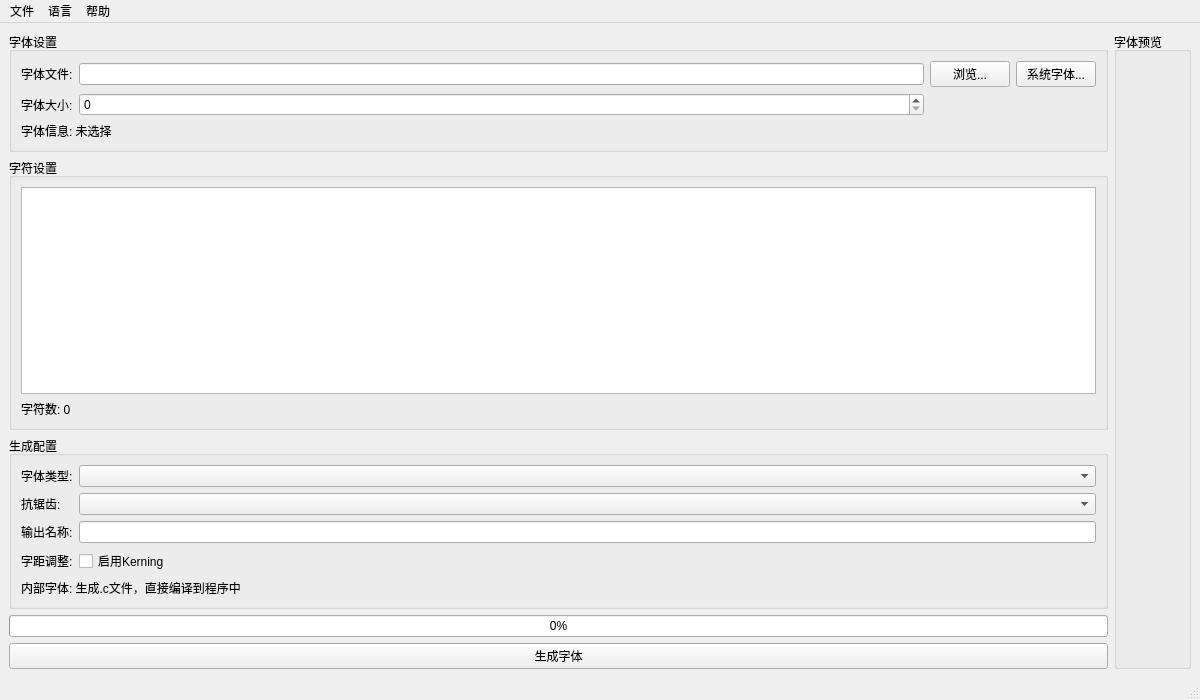
<?xml version="1.0" encoding="UTF-8"?>
<ui version="4.0">
 <class>MainWindow</class>
 <widget class="QMainWindow" name="MainWindow">
  <property name="geometry">
   <rect>
    <x>0</x>
    <y>0</y>
    <width>1200</width>
    <height>700</height>
   </rect>
  </property>
  <property name="windowTitle">
   <string>LVGL字体生成工具</string>
  </property>
  <widget class="QWidget" name="centralwidget">
   <layout class="QHBoxLayout" name="horizontalLayout_main">
    <item>
     <layout class="QVBoxLayout" name="verticalLayout_left">
      <item>
       <widget class="QGroupBox" name="groupFont">
        <property name="title">
         <string>字体设置</string>
        </property>
        <layout class="QGridLayout" name="gridLayout">
         <item row="0" column="0">
          <widget class="QLabel" name="labelFontFile">
           <property name="text">
            <string>字体文件:</string>
           </property>
          </widget>
         </item>
         <item row="0" column="1">
          <widget class="QLineEdit" name="lineFontPath">
           <property name="readOnly">
            <bool>true</bool>
           </property>
          </widget>
         </item>
         <item row="0" column="2">
          <widget class="QPushButton" name="btnSelectFont">
           <property name="text">
            <string>浏览...</string>
           </property>
          </widget>
         </item>
         <item row="0" column="3">
          <widget class="QPushButton" name="btnSystemFont">
           <property name="text">
            <string>系统字体...</string>
           </property>
          </widget>
         </item>
         <item row="1" column="0">
          <widget class="QLabel" name="labelFontSize">
           <property name="text">
            <string>字体大小:</string>
           </property>
          </widget>
         </item>
         <item row="1" column="1">
          <widget class="QSpinBox" name="spinFontSize"/>
         </item>
         <item row="2" column="0" colspan="3">
          <widget class="QLabel" name="labelFontInfo">
           <property name="text">
            <string>字体信息: 未选择</string>
           </property>
          </widget>
         </item>
        </layout>
       </widget>
      </item>
      <item>
       <widget class="QGroupBox" name="groupCharacters">
        <property name="title">
         <string>字符设置</string>
        </property>
        <layout class="QVBoxLayout" name="verticalLayout_2">
         <item>
          <widget class="CharacterInputWidget" name="textCharacters"/>
         </item>
         <item>
          <widget class="QLabel" name="labelCharCount">
           <property name="text">
            <string>字符数: 0</string>
           </property>
          </widget>
         </item>
        </layout>
       </widget>
      </item>
      <item>
       <widget class="QGroupBox" name="groupConfig">
        <property name="title">
         <string>生成配置</string>
        </property>
        <layout class="QGridLayout" name="gridLayout_2">
         <item row="0" column="0">
          <widget class="QLabel" name="labelFontType">
           <property name="text">
            <string>字体类型:</string>
           </property>
          </widget>
         </item>
         <item row="0" column="1">
          <widget class="QComboBox" name="comboFontType"/>
         </item>
         <item row="1" column="0">
          <widget class="QLabel" name="labelBpp">
           <property name="text">
            <string>抗锯齿:</string>
           </property>
          </widget>
         </item>
         <item row="1" column="1">
          <widget class="QComboBox" name="comboBpp"/>
         </item>
         <item row="2" column="0">
          <widget class="QLabel" name="labelOutputName">
           <property name="text">
            <string>输出名称:</string>
           </property>
          </widget>
         </item>
         <item row="2" column="1">
          <widget class="QLineEdit" name="lineOutputName"/>
         </item>
         <item row="3" column="0">
          <widget class="QLabel" name="labelKerning">
           <property name="text">
            <string>字距调整:</string>
           </property>
          </widget>
         </item>
         <item row="3" column="1">
          <widget class="QCheckBox" name="checkEnableKerning">
           <property name="text">
            <string>启用Kerning</string>
           </property>
           <property name="toolTip">
            <string>启用字距调整可以优化特定字符对之间的间距，使文本更美观（默认关闭）</string>
           </property>
          </widget>
         </item>
         <item row="4" column="0" colspan="2">
          <widget class="QLabel" name="labelFontTypeInfo">
           <property name="text">
            <string>内部字体: 生成.c文件，直接编译到程序中</string>
           </property>
          </widget>
         </item>
        </layout>
       </widget>
      </item>
      <item>
       <widget class="QProgressBar" name="progressBar">
        <property name="value">
         <number>0</number>
        </property>
       </widget>
      </item>
      <item>
       <widget class="QPushButton" name="btnGenerate">
        <property name="text">
         <string>生成字体</string>
        </property>
       </widget>
      </item>
     </layout>
    </item>
    <item>
     <widget class="QGroupBox" name="groupPreview">
      <property name="title">
       <string>字体预览</string>
      </property>
      <layout class="QVBoxLayout" name="verticalLayout_preview">
       <item>
        <layout class="QVBoxLayout" name="previewLayout"/>
       </item>
      </layout>
     </widget>
    </item>
   </layout>
  </widget>
  <widget class="QMenuBar" name="menubar">
   <property name="geometry">
    <rect>
     <x>0</x>
     <y>0</y>
     <width>1200</width>
     <height>21</height>
    </rect>
   </property>
   <widget class="QMenu" name="menuFile">
    <property name="title">
     <string>文件</string>
    </property>
    <addaction name="actionLoadConfig"/>
    <addaction name="actionSaveConfig"/>
    <addaction name="separator"/>
    <addaction name="actionExit"/>
   </widget>
   <widget class="QMenu" name="menuHelp">
    <property name="title">
     <string>帮助</string>
    </property>
    <addaction name="actionUsage"/>
    <addaction name="separator"/>
    <addaction name="actionAbout"/>
   </widget>
   <widget class="QMenu" name="menuLanguage">
    <property name="title">
     <string>语言</string>
    </property>
    <addaction name="actionSwitchLanguage"/>
   </widget>
   <addaction name="menuFile"/>
   <addaction name="menuLanguage"/>
   <addaction name="menuHelp"/>
  </widget>
  <widget class="QStatusBar" name="statusbar"/>
  <action name="actionExit">
   <property name="text">
    <string>退出</string>
   </property>
  </action>
  <action name="actionAbout">
   <property name="text">
    <string>关于</string>
   </property>
  </action>
  <action name="actionUsage">
   <property name="text">
    <string>使用说明</string>
   </property>
  </action>
  <action name="actionSwitchLanguage">
   <property name="text">
    <string>English</string>
   </property>
  </action>
  <action name="actionLoadConfig">
   <property name="text">
    <string>载入配置...</string>
   </property>
  </action>
  <action name="actionSaveConfig">
   <property name="text">
    <string>保存配置...</string>
   </property>
  </action>
 </widget>
 <customwidgets>
  <customwidget>
   <class>CharacterInputWidget</class>
   <extends>QPlainTextEdit</extends>
   <header>characterinputwidget.h</header>
  </customwidget>
 </customwidgets>
 <resources/>
 <connections>
  <connection>
   <sender>actionExit</sender>
   <signal>triggered()</signal>
   <receiver>MainWindow</receiver>
   <slot>close()</slot>
   <hints>
    <hint type="sourcelabel">
     <x>-1</x>
     <y>-1</y>
    </hint>
    <hint type="destinationlabel">
     <x>399</x>
     <y>299</y>
    </hint>
   </hints>
  </connection>
 </connections>
</ui>
